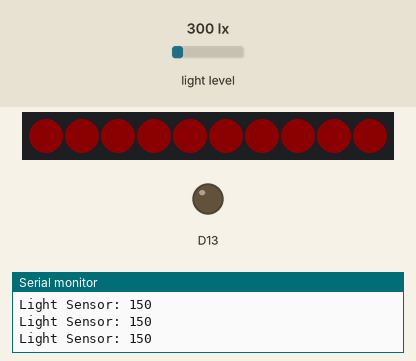
Simulated run of this sketch. Board: Adafruit Circuit Playground Express. Parts: 10 RGB LEDs in strip order, left to right, output pins drawn as LEDs (lit = HIGH), the last lines printed to the serial monitor. The inputs (shaded band) are chosen by the test bench; at power-on: light level 300 lx. Dim RGB values are drawn brighter than linear.

Above: at 1.2 s.
1.3 s: light level set to 40 lx
At 2.7 s:
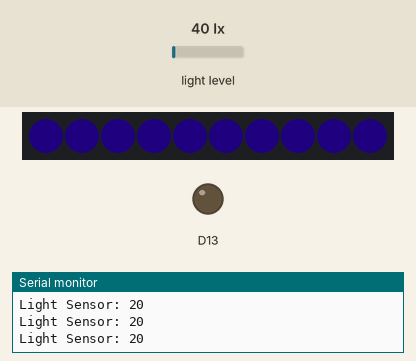
3.0 s: light level set to 500 lx
At 3.09 s:
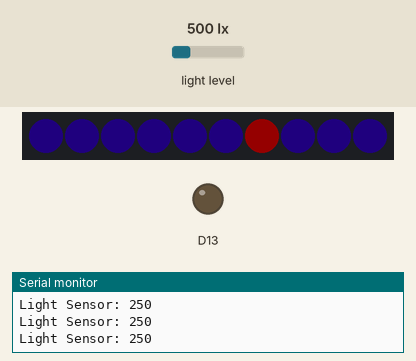
4.6 s: light level set to 1500 lx
At 6.2 s:
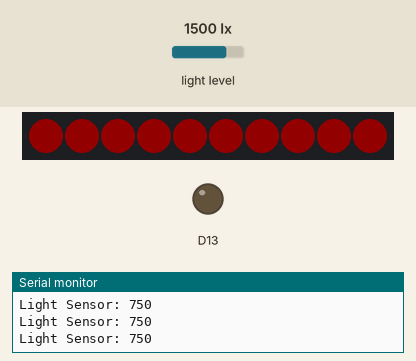
Timing chart, 0 to 7.7 s (numbered marks = the images above; inputs shaded):
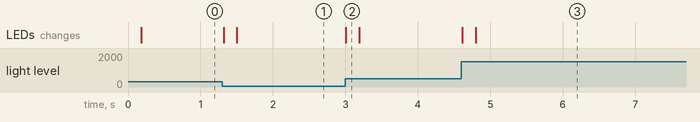

Measured:
- after the input at 1.3 s, the LEDs: first change at once (image 1 shows a later state)
- after the input at 3.0 s, the LEDs: change at once (image 2)

The sketch:

FunkyLightTHing.ino
```cpp
#include <Adafruit_CircuitPlayground.h>

int value;
int oldValue;
int difference;
int p;

void setup() {
  Serial.begin(9600);
  CircuitPlayground.begin();
  p = 0;
}

void loop() {
  value = CircuitPlayground.lightSensor();
  CircuitPlayground.setPixelColor(p, value, 0, (1000/value));
  p += 1;
  Serial.print("Light Sensor: ");
  Serial.println(value);


  if (p == 10){
    p = 0;
  }
  delay(20);

}
```
